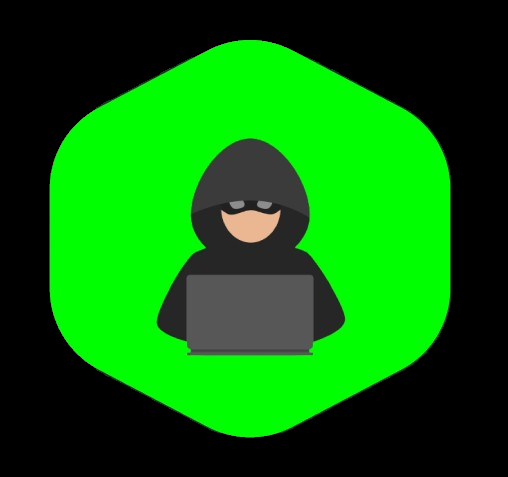
#> input picture Python/OpenCV/1/home.png, 508 x 477 px
$ python '이미지효과적용.py'
#> lines starting #> are read from the running program, lines starting #| are printed output that depends on the picture
import cv2
img_src= 'home.png' ## 이미지 경로
img_dst="Home_result.png"
img= cv2.imread(img_src,cv2.IMREAD_GRAYSCALE)## 이미지 읽어오기
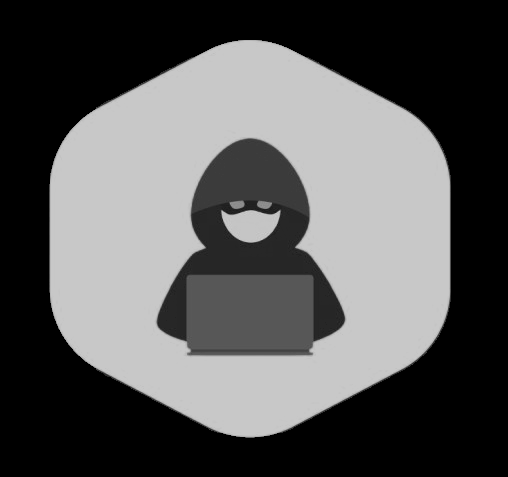
#> img: shape (477, 508); min 0, max 205, mean 87.8
if img is not None:
    cv2.imshow('Home',img)## 이미지 출력하기
    cv2.imwrite(img_dst,img)
else:
    print("이미지를 불러오지 못 했습니다.")
cv2.waitKey(0)## 키보드 입력 대기
cv2.destroyAllWindows()## 윈도우 창 닫기
